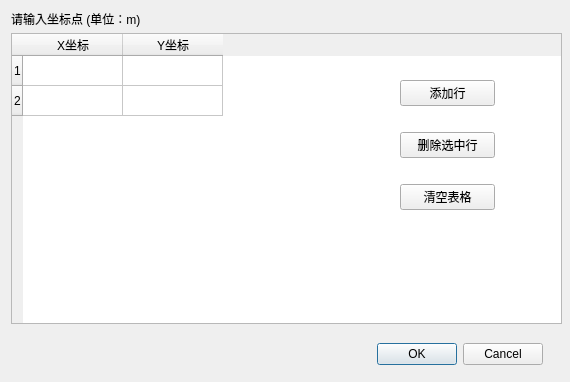
<?xml version="1.0" encoding="UTF-8"?>
<ui version="4.0">
 <class>Coordinate_input</class>
 <widget class="QDialog" name="Coordinate_input">
  <property name="geometry">
   <rect>
    <x>0</x>
    <y>0</y>
    <width>570</width>
    <height>382</height>
   </rect>
  </property>
  <property name="windowTitle">
   <string>Dialog</string>
  </property>
  <property name="modal">
   <bool>true</bool>
  </property>
  <widget class="QDialogButtonBox" name="buttonBox">
   <property name="geometry">
    <rect>
     <x>350</x>
     <y>340</y>
     <width>193</width>
     <height>28</height>
    </rect>
   </property>
   <property name="orientation">
    <enum>Qt::Horizontal</enum>
   </property>
   <property name="standardButtons">
    <set>QDialogButtonBox::Cancel|QDialogButtonBox::Ok</set>
   </property>
  </widget>
  <widget class="QTableWidget" name="tableWidget_coords">
   <property name="geometry">
    <rect>
     <x>11</x>
     <y>33</y>
     <width>551</width>
     <height>291</height>
    </rect>
   </property>
   <property name="styleSheet">
    <string notr="true">tableWidget_coords:
- alternatingRowColors: True 
- selectionMode: SingleSelection 
- selectionBehavior: SelectRows </string>
   </property>
   <row>
    <property name="text">
     <string>1</string>
    </property>
   </row>
   <row>
    <property name="text">
     <string>2</string>
    </property>
   </row>
   <column>
    <property name="text">
     <string>X坐标</string>
    </property>
   </column>
   <column>
    <property name="text">
     <string>Y坐标</string>
    </property>
   </column>
  </widget>
  <widget class="QLabel" name="label">
   <property name="geometry">
    <rect>
     <x>11</x>
     <y>11</y>
     <width>167</width>
     <height>16</height>
    </rect>
   </property>
   <property name="text">
    <string>请输入坐标点 (单位：m)</string>
   </property>
  </widget>
  <widget class="QWidget" name="layoutWidget">
   <property name="geometry">
    <rect>
     <x>400</x>
     <y>60</y>
     <width>95</width>
     <height>171</height>
    </rect>
   </property>
   <layout class="QVBoxLayout" name="verticalLayout">
    <item>
     <widget class="QPushButton" name="btn_add_row">
      <property name="text">
       <string>添加行</string>
      </property>
     </widget>
    </item>
    <item>
     <widget class="QPushButton" name="btn_delete_row">
      <property name="text">
       <string>删除选中行</string>
      </property>
     </widget>
    </item>
    <item>
     <widget class="QPushButton" name="btn_clear_table">
      <property name="text">
       <string>清空表格</string>
      </property>
     </widget>
    </item>
   </layout>
  </widget>
 </widget>
 <resources/>
 <connections>
  <connection>
   <sender>buttonBox</sender>
   <signal>accepted()</signal>
   <receiver>Coordinate_input</receiver>
   <slot>accept()</slot>
   <hints>
    <hint type="sourcelabel">
     <x>248</x>
     <y>254</y>
    </hint>
    <hint type="destinationlabel">
     <x>157</x>
     <y>274</y>
    </hint>
   </hints>
  </connection>
  <connection>
   <sender>buttonBox</sender>
   <signal>rejected()</signal>
   <receiver>Coordinate_input</receiver>
   <slot>reject()</slot>
   <hints>
    <hint type="sourcelabel">
     <x>316</x>
     <y>260</y>
    </hint>
    <hint type="destinationlabel">
     <x>286</x>
     <y>274</y>
    </hint>
   </hints>
  </connection>
 </connections>
</ui>
